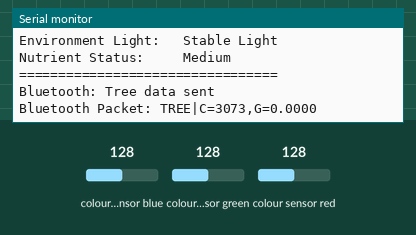
This sketch was run on a simulated ESP32. Parts: the last lines printed to the serial monitor. The inputs (shaded band) are chosen by the test bench; at power-on: colour sensor blue 128, colour sensor green 128, colour sensor red 128. Nothing arrives over Bluetooth unless stated.

Above: at 2.2 s.
2.3 s: colour sensor blue set to 5
At 3.9 s:
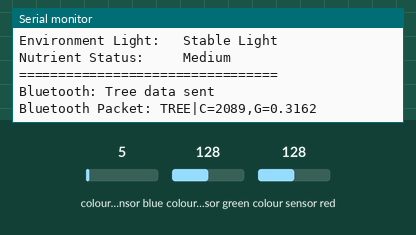
6.7 s: colour sensor green set to 5
At 8.7 s:
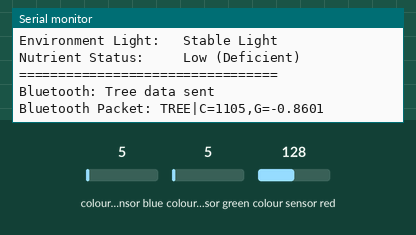
10.8 s: colour sensor red set to 5
At 12.4 s:
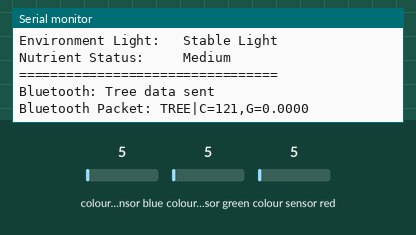
15.0 s: colour sensor green set to 64
At 16.0 s:
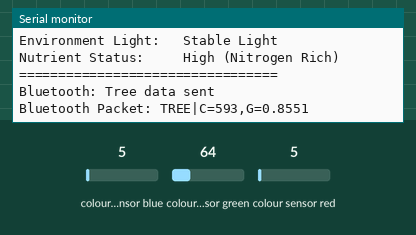
Timing chart, 0 to 18.0 s (numbered marks = the images above; inputs shaded):
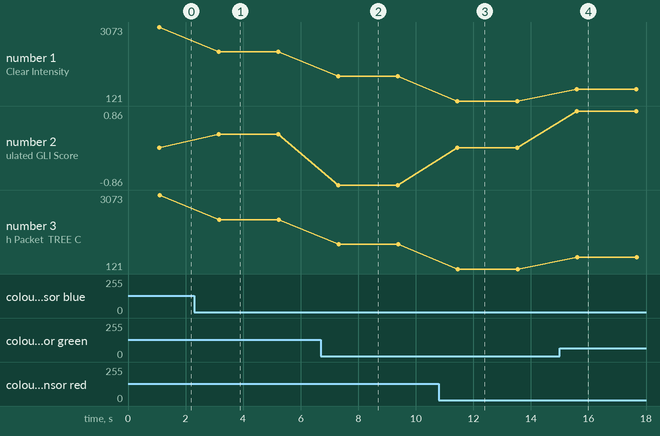

Measured:
- after the input at 2.3 s, the serial monitor: prints a new line after 0.85 s (image 1)
- after the input at 6.7 s, the serial monitor: prints a new line after 0.60 s (image 2)
- after the input at 10.8 s, the serial monitor: prints a new line after 0.65 s (image 3)
- after the input at 15.0 s, the serial monitor: prints a new line after 0.59 s (image 4)
- plotted number 1: 3073 → 2089 after the input at 2.3 s, 2089 → 1105 after the input at 6.7 s, 1105 → 121 after the input at 10.8 s, 121 → 593 after the input at 15.0 s
- plotted number 2: 0 → 0.32 after the input at 2.3 s, 0.32 → -0.86 after the input at 6.7 s, -0.86 → 0 after the input at 10.8 s, 0 → 0.86 after the input at 15.0 s
- plotted number 3: 3073 → 2089 after the input at 2.3 s, 2089 → 1105 after the input at 6.7 s, 1105 → 121 after the input at 10.8 s, 121 → 593 after the input at 15.0 s

The sketch:

Tree_server.ino
```cpp
#include <Arduino.h>
#include <Wire.h>
#include "Adafruit_TCS34725.h"
#include "BluetoothSerial.h"


// ============================================================
// BLUETOOTH
// ============================================================

BluetoothSerial SerialBT;

#define BLUETOOTH_NAME "ForestNetra_Tree"


// ============================================================
// TCS34725 SENSOR
// ============================================================

// Create sensor object
// Integration time + gain

Adafruit_TCS34725 tcs = Adafruit_TCS34725(
  TCS34725_INTEGRATIONTIME_50MS,
  TCS34725_GAIN_4X
);


// ============================================================
// SETUP
// ============================================================

void setup()
{
  Serial.begin(115200);

  delay(1000);


  Serial.println();
  Serial.println("========================================");
  Serial.println("FOREST NETRA TREE NODE");
  Serial.println("ESP32 + TCS34725 + Bluetooth");
  Serial.println("========================================");


  // ----------------------------------------------------------
  // I2C
  // ESP32:
  // SDA = GPIO 21
  // SCL = GPIO 22
  // ----------------------------------------------------------

  Wire.begin(21, 22);


  // ----------------------------------------------------------
  // TCS34725 INITIALIZATION
  // ----------------------------------------------------------

  Serial.println();
  Serial.println("--- SMART PLANT MONITORING SYSTEM ---");
  Serial.println("Initializing sensor...\n");


  if (!tcs.begin())
  {
    Serial.println("❌ TCS34725 NOT detected! Check your wiring.");

    while (1)
    {
      delay(1000);
    }
  }


  Serial.println("✅ TCS34725 Sensor Ready\n");


  // ----------------------------------------------------------
  // BLUETOOTH SERVER INITIALIZATION
  // ----------------------------------------------------------

  if (!SerialBT.begin(BLUETOOTH_NAME))
  {
    Serial.println("Bluetooth initialization FAILED!");

    while (1)
    {
      delay(1000);
    }
  }


  Serial.println("Bluetooth Ready");

  Serial.print("Bluetooth Device Name: ");
  Serial.println(BLUETOOTH_NAME);

  Serial.print("Tree Node Bluetooth MAC: ");
  Serial.println(SerialBT.getBtAddressString());

  Serial.println("Waiting for ForestNetra_TX...");


  // ----------------------------------------------------------

  Serial.println();
  Serial.println("TREE NODE READY");
  Serial.println("========================================");
}


// ============================================================
// LOOP
// ============================================================

void loop()
{
  // ----------------------------------------------------------
  // READ TCS34725
  // ----------------------------------------------------------

  uint16_t raw_r, raw_g, raw_b, raw_c;


  tcs.getRawData(
    &raw_r,
    &raw_g,
    &raw_b,
    &raw_c
  );


  // ----------------------------------------------------------
  // CHECK LIGHT LEVEL
  // ----------------------------------------------------------

  if (raw_c == 0)
  {
    Serial.println("⚠️ No light detected / Sensor covered.");

    delay(2000);
    return;
  }


  // ----------------------------------------------------------
  // STEP 1: NORMALIZE RAW DATA
  // ----------------------------------------------------------

  float r = (float)raw_r / raw_c;

  float g = (float)raw_g / raw_c;

  float b = (float)raw_b / raw_c;


  // ----------------------------------------------------------
  // STEP 2: CALCULATE GREEN LEAF INDEX
  // ----------------------------------------------------------

  float numerator =
      (2.0 * g) - r - b;

  float denominator =
      (2.0 * g) + r + b;


  float gli = 0.0;


  if (denominator != 0)
  {
    gli = numerator / denominator;
  }


  // ----------------------------------------------------------
  // STEP 3: PLANT HEALTH STATUS
  // ----------------------------------------------------------

  String plantStatus;


  if (gli >= 0.15)
  {
    plantStatus = "Healthy";
  }
  else if (gli >= 0.08)
  {
    plantStatus = "Moderate (Stressed/Deficient)";
  }
  else
  {
    plantStatus = "Diseased/Chlorotic";
  }


  // ----------------------------------------------------------
  // ENVIRONMENT LIGHT STATUS
  // ----------------------------------------------------------

  String env;


  if (raw_c < 50 || raw_c > 10000)
  {
    env = "Unstable Light";
  }
  else
  {
    env = "Stable Light";
  }


  // ----------------------------------------------------------
  // REFLECTANCE INTENSITY
  // ----------------------------------------------------------

  String reflect;


  if (raw_c > 300)
  {
    reflect = "High";
  }
  else
  {
    reflect = "Low";
  }


  // ----------------------------------------------------------
  // NUTRIENT STATUS
  // ----------------------------------------------------------

  String nutrient;


  if (gli >= 0.15 && g > r && g > b)
  {
    nutrient = "High (Nitrogen Rich)";
  }
  else if (gli >= 0.00)
  {
    nutrient = "Medium";
  }
  else
  {
    nutrient = "Low (Deficient)";
  }


  // ==========================================================
  // SERIAL MONITOR OUTPUT
  // ==========================================================

  Serial.println("====== PLANT HEALTH REPORT ======");

  Serial.print("Raw Clear Intensity: ");
  Serial.println(raw_c);

  Serial.print("Calculated GLI Score: ");
  Serial.println(gli, 4);

  Serial.print("Plant Status:        ");
  Serial.println(plantStatus);

  Serial.print("Reflectance:         ");
  Serial.println(reflect);

  Serial.print("Environment Light:   ");
  Serial.println(env);

  Serial.print("Nutrient Status:     ");
  Serial.println(nutrient);

  Serial.println("=================================\n");


  // ==========================================================
  // BLUETOOTH DATA PACKET
  // ==========================================================
  //
  // TX Node expects:
  //
  // TREE|C=627,G=0.1084
  //
  // C = Raw Clear Intensity
  // G = GLI
  //
  // ==========================================================

  String treeDataPacket =
      "TREE|C=" +
      String(raw_c) +
      ",G=" +
      String(gli, 4);


  // ----------------------------------------------------------
  // SEND THROUGH BLUETOOTH
  // ----------------------------------------------------------

  if (SerialBT.hasClient())
  {
    SerialBT.println(treeDataPacket);

    Serial.println("Bluetooth: Tree data sent");

    Serial.print("Bluetooth Packet: ");
    Serial.println(treeDataPacket);
  }
  else
  {
    Serial.println("Bluetooth: ForestNetra_TX not connected");
  }


  // ----------------------------------------------------------
  // SENSOR UPDATE INTERVAL
  // ----------------------------------------------------------

  delay(2000);
}
```
